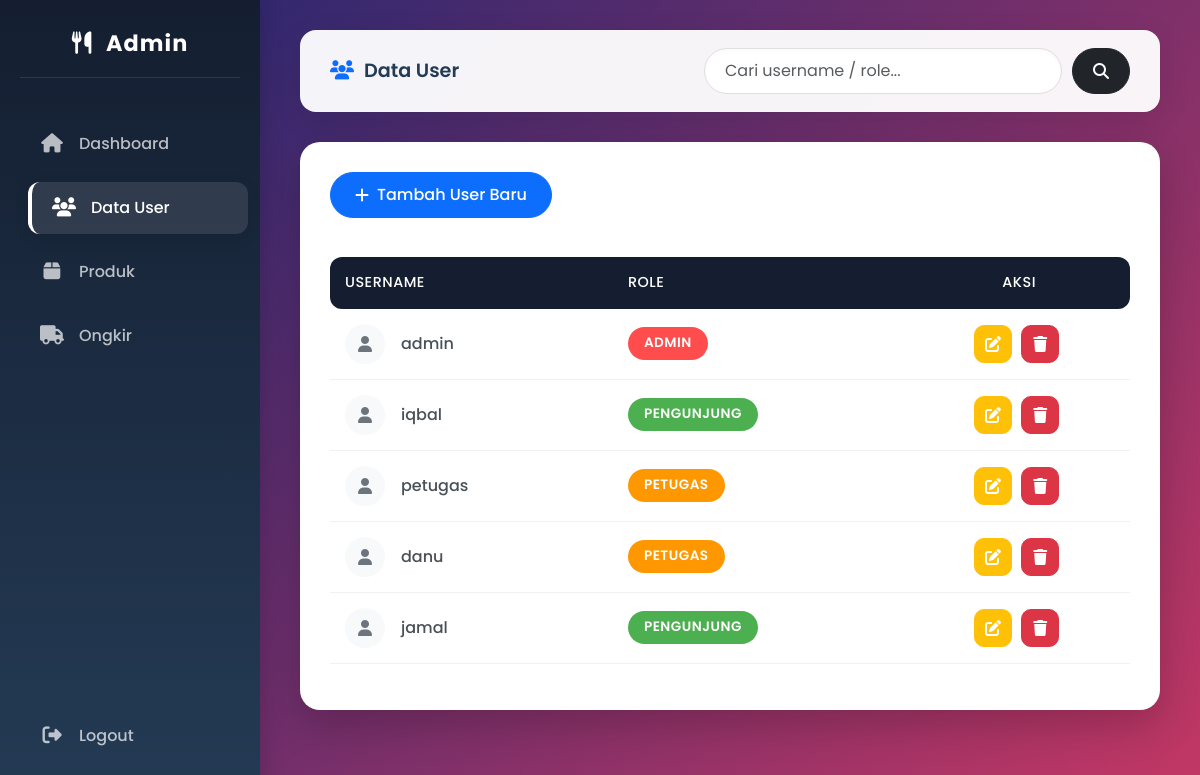
/admin/users.php, run on the app's committed database.
### tables this page shows
CREATE TABLE `users` (
  `id` int(11) NOT NULL,
  `username` varchar(50) DEFAULT NULL,
  `password` varchar(255) NOT NULL,
  `role` enum('admin','petugas','pengunjung') DEFAULT NULL
);

### admin/users.php (the view, shortened to what this page needs)
<?php
include '../koneksi.php';
$keyword = "";
if(isset($_GET['cari'])){
    $keyword = mysqli_real_escape_string($conn,$_GET['cari']);
    $data = mysqli_query($conn,"SELECT * FROM users
    WHERE username LIKE '%$keyword%'
    OR role LIKE '%$keyword%'
    ORDER BY id ASC");
}else{
    $data = mysqli_query($conn,"SELECT * FROM users ORDER BY id ASC");
}
?>
<!DOCTYPE html>
<html lang="id">
<head>
<link href="https://cdn.jsdelivr.net/npm/bootstrap@5.3.0/dist/css/bootstrap.min.css" rel="stylesheet">
<link href="https://cdnjs.cloudflare.com/ajax/libs/font-awesome/6.5.0/css/all.min.css" rel="stylesheet">
</head>
<body>
<div class="sidebar">
    <h4><i class="fa fa-utensils me-2"></i> Admin</h4>
    <a href="index.php"><i class="fa fa-home"></i> <span>Dashboard</span></a>
    <a href="users.php" class="active"><i class="fa fa-users"></i> <span>Data User</span></a>
    <a href="produk.php"><i class="fa fa-box"></i> <span>Produk</span></a>
    <a href="ongkir.php"><i class="fa fa-truck"></i> <span>Ongkir</span></a>
    <a href="../logout.php" class="mt-auto mb-2"><i class="fa fa-sign-out-alt"></i> <span>Logout</span></a>
</div>
<div class="main-content">
    <div class="topbar">
        <h5><i class="fa fa-users text-primary"></i> Data User</h5>
        <form method="GET" class="search-form">
            <input type="text" name="cari" class="form-control"
            placeholder="Cari username / role..."
            value="<?= htmlspecialchars($keyword) ?>">
            <button class="btn btn-dark">
                <i class="fa fa-search"></i>
            </button>
        </form>
    </div>
    <div class="card-box">
        <button class="btn btn-primary btn-rounded mb-4" data-bs-toggle="modal" data-bs-target="#tambah">
            <i class="fa fa-plus"></i> Tambah User Baru
        </button>
        <div class="table-responsive">
            <table class="table table-hover">
                <thead>
                    <tr>
                        <th>Username</th>
                        <th>Role</th>
                        <th class="text-center">Aksi</th>
                    </tr>
                </thead>
                <tbody>
                    <?php
                    while($d = mysqli_fetch_array($data)){
                    ?>
                    <tr>
                        <td>
                            <div class="d-flex align-items-center gap-3">
                                <div class="bg-light p-2 rounded-circle text-secondary d-flex justify-content-center align-items-center" style="width: 40px; height: 40px;">
                                    <i class="fa fa-user"></i>
                                </div>
                                <?= htmlspecialchars($d['username']) ?>
                            </div>
                        </td>
                        <td>
                            <span class="badge-role <?= $d['role'] ?>">
                                <?= strtoupper($d['role']) ?>
                            </span>
                        </td>
                        <td class="text-center">
                            <button class="btn btn-warning text-white btn-action" data-bs-toggle="modal" data-bs-target="#edit<?= $d['id'] ?>" title="Edit">
                                <i class="fa fa-edit"></i>
                            </button>
                            <button type="button" class="btn btn-danger btn-action" onclick="konfirmasiHapus('?hapus=<?= $d['id'] ?>')" title="Hapus">
                                <i class="fa fa-trash"></i>
                            </button>
                        </td>
                    </tr>
                    <?php
                    }
                    ?>
                </tbody>
            </table>
        </div>
    </div>
</div>
</body>
</html>

### admin/users.php (style rules this page uses)
:root { --bg-gradient: linear-gradient(135deg,#1d2671,#c33764); --sidebar-bg: linear-gradient(180deg,#141e30,#243b55); --badge-admin: #ff4d4d; --badge-petugas: #ff9800; --badge-pengunjung: #4caf50; }
body { font-family: 'Poppins', sans-serif; background: var(--bg-gradient); min-height: 100vh; overflow-x: hidden; }
.sidebar { width: 260px; height: 100vh; position: fixed; background: var(--sidebar-bg); color: white; padding: 30px 20px; box-shadow: 4px 0 20px rgba(0,0,0,0.15); z-index: 1000; display: flex; flex-direction: column; }
.sidebar h4 { text-align: center; font-weight: 700; margin-bottom: 40px; font-size: 1.4rem; letter-spacing: 1px; color: #fff; border-bottom: 1px solid rgba(255,255,255,0.1); padding-bottom: 20px; }
.sidebar a { display: flex; align-items: center; gap: 15px; color: rgba(255,255,255,0.7); padding: 14px 20px; border-radius: 12px; text-decoration: none; margin-bottom: 12px; font-weight: 500; transition: all 0.3s ease; }
.sidebar a i { font-size: 1.2rem; width: 24px; text-align: center; }
.sidebar a:hover, .sidebar a.active { background: rgba(255,255,255,0.1); color: white; transform: translateX(8px); }
.sidebar a.active { box-shadow: 0 4px 15px rgba(0,0,0,0.1); border-left: 4px solid #fff; }
.main-content { margin-left: 260px; padding: 30px 40px; }
.topbar { background: rgba(255, 255, 255, 0.95); backdrop-filter: blur(10px); padding: 18px 30px; border-radius: 16px; margin-bottom: 30px; display: flex; justify-content: space-between; align-items: center; box-shadow: 0 8px 30px rgba(0,0,0,0.1); }
.topbar h5 { margin: 0; font-weight: 600; color: #243b55; font-size: 1.2rem; display: flex; align-items: center; gap: 10px; }
.search-form { display: flex; gap: 10px; }
.search-form input { border-radius: 30px; padding: 10px 20px; border: 1px solid #e0e0e0; box-shadow: inset 0 2px 5px rgba(0,0,0,0.02); transition: all 0.3s ease; }
.search-form button { border-radius: 30px; padding: 10px 20px; display: flex; align-items: center; justify-content: center; }
.card-box { background: white; border-radius: 20px; padding: 30px; box-shadow: 0 15px 40px rgba(0,0,0,0.2); }
.badge-role { padding: 6px 16px; border-radius: 30px; color: white; font-size: 0.85rem; font-weight: 600; letter-spacing: 0.5px; display: inline-block; }
.admin { background: var(--badge-admin); }
.petugas { background: var(--badge-petugas); }
.pengunjung { background: var(--badge-pengunjung); }
.table-responsive { -ms-overflow-style: none; scrollbar-width: none; }
.table { margin-top: 15px; vertical-align: middle; }
.table th { background: #141e30; color: white; font-weight: 500; border: none; padding: 15px; text-transform: uppercase; font-size: 0.9rem; letter-spacing: 0.5px; }
.table th:first-child { border-top-left-radius: 12px; border-bottom-left-radius: 12px; }
.table th:last-child { border-top-right-radius: 12px; border-bottom-right-radius: 12px; }
.table td { padding: 15px; color: #495057; font-weight: 500; border-bottom: 1px solid #f1f1f1; }
.table tbody tr { transition: all 0.2s ease; }
.btn-rounded { border-radius: 30px; padding: 10px 24px; font-weight: 500; display: inline-flex; align-items: center; gap: 8px; transition: all 0.3s ease; }
.btn-action { border-radius: 10px; width: 38px; height: 38px; display: inline-flex; align-items: center; justify-content: center; margin-right: 5px; transition: all 0.2s ease; }

### data on the page
users: username "admin", role "ADMIN"
users: username "iqbal", role "PENGUNJUNG"
users: username "petugas", role "PETUGAS"
users: username "danu", role "PETUGAS"
users: username "jamal", role "PENGUNJUNG"
